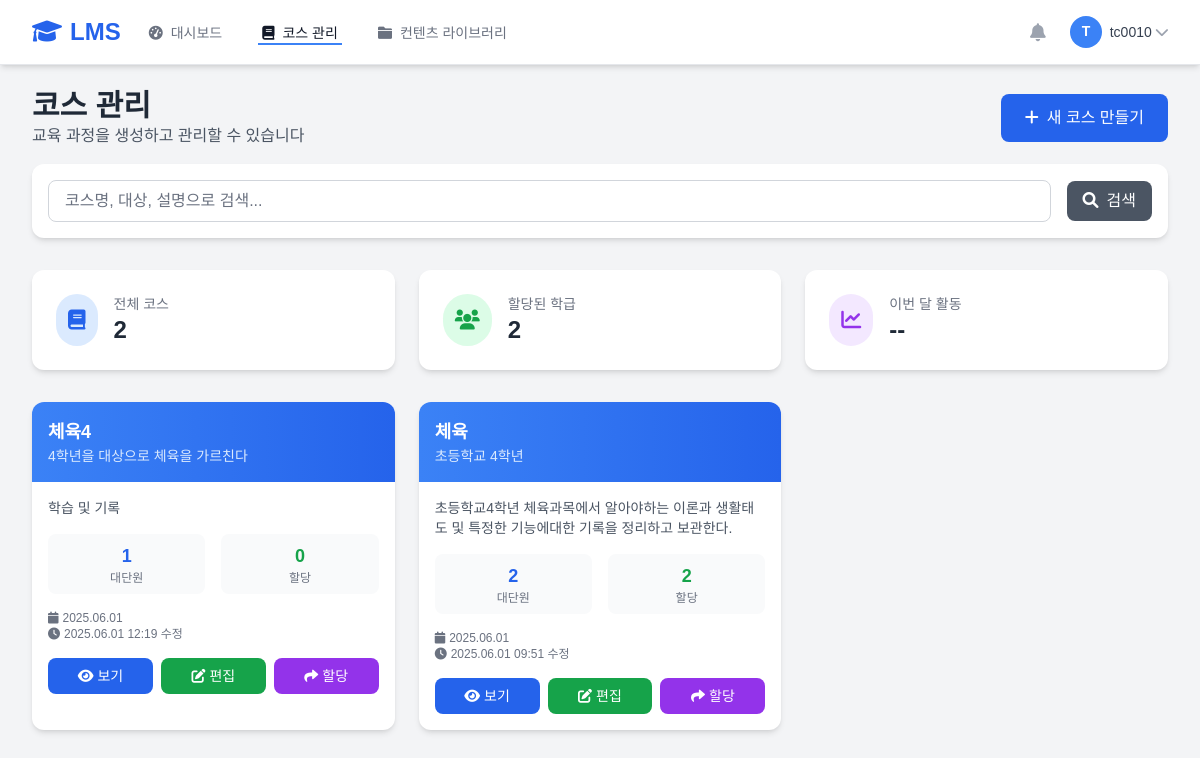
Screenshot of /teacher/courses/ (signed in) with the database file from the repository.
### teacher/models.py (models this page shows, shortened)
class Course(models.Model):
    subject_name = models.CharField('과목명', max_length=100)
    target = models.CharField('대상', max_length=100)
    description = models.TextField('설명', blank=True)
    teacher = models.ForeignKey(Teacher, on_delete=models.CASCADE, verbose_name='담당교사')
    is_active = models.BooleanField('활성화', default=True)
    created_at = models.DateTimeField('생성일', auto_now_add=True)
    updated_at = models.DateTimeField('수정일', auto_now=True)
    class Meta:
        verbose_name = '코스'
        verbose_name_plural = '코스'
        ordering = ['-created_at']

### teacher/courses.py (the view)
# urls.py: path('courses/', views.course_list_view, name='course_list'),
@login_required
@teacher_required
def course_list_view(request):
    teacher = request.user.teacher
    search_query = request.GET.get('search', '')
    courses = Course.objects.filter(teacher=teacher)
    if search_query:
        courses = courses.filter(
            Q(subject_name__icontains=search_query) |
            Q(target__icontains=search_query) |
            Q(description__icontains=search_query)
        )
    courses = courses.annotate(
        chapter_count=Count('chapters'),
        assignment_count=Count('assignments')
    ).order_by('-created_at')
    paginator = Paginator(courses, 12)
    page_number = request.GET.get('page')
    page_obj = paginator.get_page(page_number)
    context = {
        'courses': page_obj.object_list,
        'page_obj': page_obj,
        'search_query': search_query,
        'total_courses': courses.count(),
    }
    return render(request, 'teacher/courses/list.html', context)

### templates/teacher/courses/list.html (shortened to what this page needs)
{% extends 'teacher/base.html' %}
{% block content %}
<div class="max-w-7xl mx-auto">
    <div class="mb-8">
        <div class="flex items-center justify-between mb-4">
            <div>
                <h1 class="text-3xl font-bold text-gray-800">코스 관리</h1>
                <p class="text-gray-600">교육 과정을 생성하고 관리할 수 있습니다</p>
            </div>
            <a href="{% url 'teacher:course_create' %}"
               class="bg-blue-600 text-white px-6 py-3 rounded-lg hover:bg-blue-700 transition duration-200">
                <i class="fas fa-plus mr-2"></i>새 코스 만들기
            </a>
        </div>
        <div class="bg-white rounded-xl shadow-md p-4">
            <form method="get" class="flex items-center space-x-4">
                <div class="flex-1">
                    <input type="text" name="search" value="{{ search_query }}"
                           placeholder="코스명, 대상, 설명으로 검색..."
                           class="w-full px-4 py-2 border border-gray-300 rounded-lg focus:outline-none focus:ring-2 focus:ring-blue-500">
                </div>
                <button type="submit"
                        class="bg-gray-600 text-white px-4 py-2 rounded-lg hover:bg-gray-700 transition duration-200">
                    <i class="fas fa-search mr-2"></i>검색
                </button>
            </form>
        </div>
    </div>
    <div class="grid grid-cols-1 md:grid-cols-3 gap-6 mb-8">
        <div class="bg-white rounded-xl shadow-md p-6">
            <div class="flex items-center">
                <div class="p-3 bg-blue-100 rounded-full">
                    <i class="fas fa-book text-blue-600 text-xl"></i>
                </div>
                <div class="ml-4">
                    <p class="text-gray-500 text-sm">전체 코스</p>
                    <p class="text-2xl font-bold text-gray-800">{{ total_courses }}</p>
                </div>
            </div>
        </div>
        <div class="bg-white rounded-xl shadow-md p-6">
            <div class="flex items-center">
                <div class="p-3 bg-green-100 rounded-full">
                    <i class="fas fa-users text-green-600 text-xl"></i>
                </div>
                <div class="ml-4">
                    <p class="text-gray-500 text-sm">할당된 학급</p>
                    <p class="text-2xl font-bold text-gray-800">
                        {{ courses|length|add:0 }}
                    </p>
                </div>
            </div>
        </div>
        <div class="bg-white rounded-xl shadow-md p-6">
            <div class="flex items-center">
                <div class="p-3 bg-purple-100 rounded-full">
                    <i class="fas fa-chart-line text-purple-600 text-xl"></i>
                </div>
                <div class="ml-4">
                    <p class="text-gray-500 text-sm">이번 달 활동</p>
                    <p class="text-2xl font-bold text-gray-800">--</p>
                </div>
            </div>
        </div>
    </div>
    {% if courses %}
    <div class="grid grid-cols-1 md:grid-cols-2 lg:grid-cols-3 gap-6">
        {% for course in courses %}
        <div class="bg-white rounded-xl shadow-md hover:shadow-lg transition duration-200 overflow-hidden">
            <div class="bg-gradient-to-r from-blue-500 to-blue-600 p-4">
                <h3 class="text-white font-bold text-lg">{{ course.subject_name }}</h3>
                <p class="text-blue-100 text-sm">{{ course.target }}</p>
            </div>
            <div class="p-4">
                <p class="text-gray-600 text-sm mb-4 line-clamp-2">
                    {{ course.description|default:"설명이 없습니다." }}
                </p>
                <div class="grid grid-cols-2 gap-4 mb-4">
                    <div class="text-center p-2 bg-gray-50 rounded-lg">
                        <p class="text-lg font-bold text-blue-600">{{ course.chapter_count }}</p>
                        <p class="text-xs text-gray-500">대단원</p>
                    </div>
                    <div class="text-center p-2 bg-gray-50 rounded-lg">
                        <p class="text-lg font-bold text-green-600">{{ course.assignment_count }}</p>
                        <p class="text-xs text-gray-500">할당</p>
                    </div>
                </div>
                <div class="text-xs text-gray-500 mb-4">
                    <p><i class="fas fa-calendar mr-1"></i>{{ course.created_at|date:"Y.m.d" }}</p>
                    <p><i class="fas fa-clock mr-1"></i>{{ course.updated_at|date:"Y.m.d H:i" }} 수정</p>
                </div>
                <div class="flex space-x-2">
                    <a href="{% url 'teacher:course_detail' course.id %}"
                       class="flex-1 bg-blue-600 text-white text-center py-2 px-3 rounded-lg hover:bg-blue-700 transition duration-200 text-sm">
                        <i class="fas fa-eye mr-1"></i>보기
                    </a>
                    <a href="{% url 'teacher:chapter_list' course.id %}"
                       class="flex-1 bg-green-600 text-white text-center py-2 px-3 rounded-lg hover:bg-green-700 transition duration-200 text-sm">
                        <i class="fas fa-edit mr-1"></i>편집
                    </a>
                    <a href="{% url 'teacher:course_assign' course.id %}"
                       class="flex-1 bg-purple-600 text-white text-center py-2 px-3 rounded-lg hover:bg-purple-700 transition duration-200 text-sm">
                        <i class="fas fa-share mr-1"></i>할당
                    </a>
                </div>
            </div>
        </div>
        {% endfor %}
    </div>
    {% endif %}
</div>
{% endblock %}

### templates/teacher/base.html (shortened to what this page needs)
<!DOCTYPE html>
<html lang="ko">
<head>
    <script src="https://cdn.tailwindcss.com?plugins=forms,typography,aspect-ratio,line-clamp"></script>
    <link rel="stylesheet" href="https://cdnjs.cloudflare.com/ajax/libs/font-awesome/6.0.0/css/all.min.css">
</head>
<body class="bg-gray-100">
    <nav class="bg-white shadow-md border-b border-gray-200 fixed w-full top-0 z-50">
        <div class="max-w-7xl mx-auto px-4 sm:px-6 lg:px-8">
            <div class="flex justify-between h-16">
                <div class="flex items-center">
                    <div class="flex-shrink-0">
                        <a href="{% url 'teacher:dashboard' %}" class="text-2xl font-bold text-blue-600">
                            <i class="fas fa-graduation-cap mr-2"></i>LMS
                        </a>
                    </div>
                    <div class="hidden md:ml-6 md:flex md:space-x-8">
                        <a href="{% url 'teacher:dashboard' %}"
                           class="{% if 'dashboard' in request.resolver_match.url_name %}border-blue-500 text-gray-900{% else %}border-transparent text-gray-500 hover:text-gray-700 hover:border-gray-300{% endif %} inline-flex items-center px-1 pt-1 border-b-2 text-sm font-medium">
                            <i class="fas fa-tachometer-alt mr-2"></i>대시보드
                        </a>
                        <a href="{% url 'teacher:course_dashboard' %}"
                           class="{% if 'course' in request.resolver_match.url_name %}border-blue-500 text-gray-900{% else %}border-transparent text-gray-500 hover:text-gray-700 hover:border-gray-300{% endif %} inline-flex items-center px-1 pt-1 border-b-2 text-sm font-medium">
                            <i class="fas fa-book mr-2"></i>코스 관리
                        </a>
                        <a href="{% url 'teacher:contents_list' %}"
                           class="{% if 'contents_list' in request.resolver_match.url_name %}border-blue-500 text-gray-900{% else %}border-transparent text-gray-500 hover:text-gray-700 hover:border-gray-300{% endif %} inline-flex items-center px-1 pt-1 border-b-2 text-sm font-medium">
                            <i class="fas fa-folder mr-2"></i>컨텐츠 라이브러리
                        </a>
                    </div>
                </div>
                <div class="flex items-center">
                    <div class="flex items-center space-x-4">
                        <button class="p-2 text-gray-400 hover:text-gray-500">
                            <i class="fas fa-bell text-lg"></i>
                        </button>
                        <div class="relative">
                            <button class="flex items-center text-sm rounded-full focus:outline-none focus:ring-2 focus:ring-offset-2 focus:ring-blue-500"
                                    id="user-menu-button" onclick="toggleUserMenu()">
                                <img class="h-8 w-8 rounded-full bg-blue-500 flex items-center justify-center text-white font-bold"
                                     alt="{{ user.get_full_name }}">
                                <span class="ml-2 text-gray-700">{{ user.get_full_name|default:user.username }}</span>
                                <i class="fas fa-chevron-down ml-1 text-gray-400"></i>
                            </button>
                        </div>
                    </div>
                </div>
            </div>
        </div>
    </nav>
    <main class="pt-16 min-h-screen">
        <div class="max-w-7xl mx-auto py-6 px-4 sm:px-6 lg:px-8">
            {% block content %}{% endblock %}
        </div>
    </main>
        </body>
        </html>

### templates/teacher/base.html (style rules this page uses)
.line-clamp-2 { display: -webkit-box; -webkit-box-orient: vertical; overflow: hidden; }

### templates/teacher/courses/list.html (style rules this page uses)
.line-clamp-2 { display: -webkit-box; -webkit-box-orient: vertical; overflow: hidden; }

### rows the page displays
Course: subject_name "체육4", target "4학년을 대상으로 체육을 가르친다", description "학습 및 기록", chapter_count "1", assignment_count "0", created_at "2025.06.01", updated_at "2025.06.01 12:19"
Course: subject_name "체육", target "초등학교 4학년", description "초등학교4학년 체육과목에서 알아야하는 이론과 생활태도 및 특정한 기능에대한 기록을 정리하고 보관한다.", chapter_count "2", assignment_count "2", created_at "2025.06.01", updated_at "2025.06.01 09:51"

### other values shown
{{ user.get_full_name|default:user.username }} "tc0010"
{{ total_courses }} "2"
{{ courses|length|add:0 }} "2"
